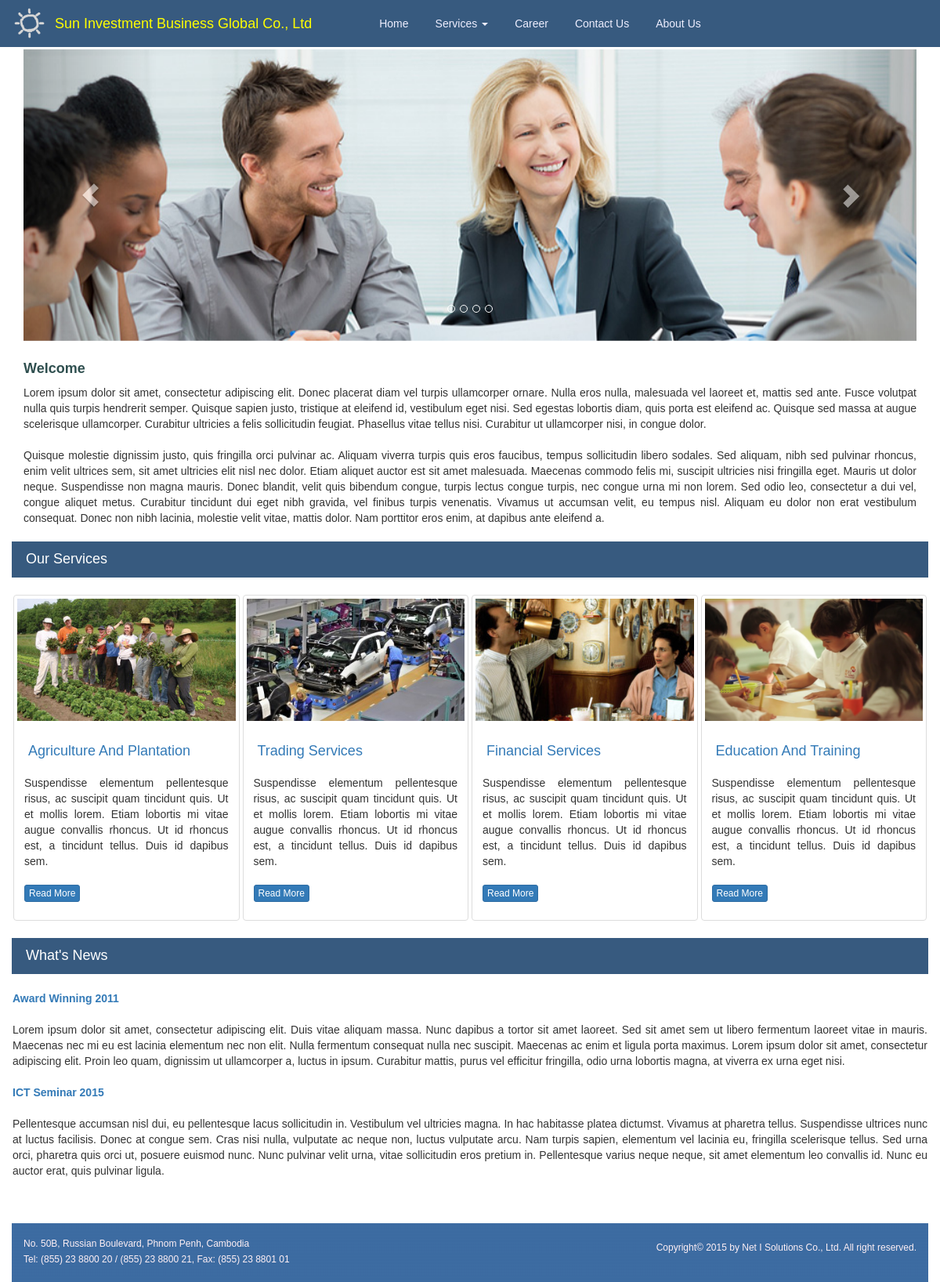
The page / on the database its author committed.
### tables this page shows
CREATE TABLE IF NOT EXISTS `slideshow` (
  `slideshowid` int(11) NOT NULL AUTO_INCREMENT,
  `slideshowname` varchar(255) DEFAULT NULL,
  `description` longtext,
  `partimg` varchar(255) DEFAULT NULL,
  `img` varchar(255) DEFAULT NULL,
  `orderno` tinyint(4) DEFAULT NULL,
  PRIMARY KEY (`slideshowid`)
);

CREATE TABLE IF NOT EXISTS `welcome` (
  `id` int(11) NOT NULL AUTO_INCREMENT,
  `description` longtext,
  `title` varchar(255) DEFAULT NULL,
  PRIMARY KEY (`id`)
);

CREATE TABLE IF NOT EXISTS `service` (
  `serviceid` int(11) NOT NULL AUTO_INCREMENT,
  `servicename` varchar(255) DEFAULT NULL,
  `description` longtext,
  `url` varchar(255) DEFAULT NULL,
  `partimg` varchar(255) DEFAULT NULL,
  `img` varchar(255) DEFAULT NULL,
  `orderno` tinyint(4) DEFAULT NULL,
  PRIMARY KEY (`serviceid`)
);

CREATE TABLE IF NOT EXISTS `news` (
  `newsid` int(11) NOT NULL AUTO_INCREMENT,
  `newsname` varchar(255) DEFAULT NULL,
  `description` longtext,
  `orderno` tinyint(4) DEFAULT NULL,
  PRIMARY KEY (`newsid`)
);

CREATE TABLE IF NOT EXISTS `footer` (
  `id` int(11) NOT NULL AUTO_INCREMENT,
  `address` text,
  `copyright` text,
  PRIMARY KEY (`id`)
);

### sunweb/controllers/Home.php (called while the page is built, shortened)
<?php
class Home extends CI_Controller {
    public function __construct() {
        $this->load->model('PartnerModel');
        $this->load->model('MenuModel');
        $this->load->model('SlideshowModel');
        $this->load->model('ServiceModel');
        $this->load->model('NewsModel');
    }
	function index()
	{
            $data['title'] = "Welcome to Sun Investment Business Global Co., Ltd";
            $data['partners'] = $this->PartnerModel->getPartners();
            $data['menus'] = $this->MenuModel->getMainMenu();
            $data['subs'] = $this->MenuModel->getSubMenu();
            $data['MyClass'] =  $this;
            $data['slides'] = $this->SlideshowModel->getSlide();
            $data['welcome'] = $this->SlideshowModel->getWelcome();
            $data['services'] = $this->ServiceModel->getService();
            $data['news'] = $this->NewsModel->getNews();
            $this->load->view("template/header",$data);
            $this->load->view("home/home",$data);
            $this->load->view("template/footer");
	}
}

### index.php (called while the page is built, shortened)
<?php
require_once BASEPATH.'core/CI.php';

### sunsys/database/DB_driver.php (called while the page is built, shortened)
<?php
abstract class CI_DB_driver {
	public $char_set		= 'utf8';
	public $pconnect		= FALSE;
	public $db_debug		= FALSE;
	public $save_queries		= TRUE;
	protected $_trans_depth		= 0;
	public function initialize()
	{
		$this->conn_id = $this->db_connect($this->pconnect);
		return $this->db_set_charset($this->char_set);
	}
	public function db_set_charset($charset)
	{
		return TRUE;
	}
	public function query($sql, $binds = FALSE, $return_object = NULL)
	{
		if (FALSE === ($this->result_id = $this->simple_query($sql)))
		{
			if ($this->save_queries === TRUE)
			{
				$this->query_times[] = 0;
			}
			if ($this->_trans_depth !== 0)
			{
				$this->_trans_status = FALSE;
			}
			$error = $this->error();
			log_message('error', 'Query error: '.$error['message'].' - Invalid query: '.$sql);
			if ($this->db_debug)
			{
				if ($this->_trans_depth !== 0)
				{
					do
					{
						$this->trans_complete();
					}
					while ($this->_trans_depth !== 0);
				}
				return $this->display_error(array('Error Number: '.$error['code'], $error['message'], $sql));
			}
			return FALSE;
		}
		$RES		= new $driver($this);
		return $RES;
	}
	public function simple_query($sql)
	{
		return $this->_execute($sql);
	}
}

### sunsys/database/drivers/mysqli/mysqli_driver.php (called while the page is built, shortened)
<?php
class CI_DB_mysqli_driver extends CI_DB {
	public $compress = FALSE;
	public function db_connect($persistent = FALSE)
	{
		if ($this->hostname[0] === '/')
		{
			$hostname = NULL;
			$port = NULL;
			$socket = $this->hostname;
		}
		else
		{
			$hostname = ($persistent === TRUE && is_php('5.3'))
				? 'p:'.$this->hostname : $this->hostname;
			$port = empty($this->port) ? NULL : $this->port;
			$socket = NULL;
		}
		$client_flags = ($this->compress === TRUE) ? MYSQLI_CLIENT_COMPRESS : 0;
		$mysqli = mysqli_init();
		$mysqli->options(MYSQLI_OPT_CONNECT_TIMEOUT, 10);
		if ($mysqli->real_connect($hostname, $this->username, $this->password, $this->database, $port, $socket, $client_flags))
		{
			return $mysqli;
		}
		return FALSE;
	}
	protected function _execute($sql)
	{
		return $this->conn_id->query($this->_prep_query($sql));
	}
	protected function _prep_query($sql)
	{
		return $sql;
	}
}

### sunsys/database/DB_query_builder.php (called while the page is built, shortened)
<?php
abstract class CI_DB_query_builder extends CI_DB_driver {
	protected $qb_select			= array();
	protected $qb_distinct			= FALSE;
	protected $qb_from			= array();
	protected $qb_orderby			= array();
	protected $qb_caching				= FALSE;
	public function from($from)
	{
		foreach ((array) $from as $val)
		{
			if (strpos($val, ',') !== FALSE)
			{
				foreach (explode(',', $val) as $v)
				{
					$v = trim($v);
					$this->_track_aliases($v);
					$this->qb_from[] = $v = $this->protect_identifiers($v, TRUE, NULL, FALSE);
					if ($this->qb_caching === TRUE)
					{
						$this->qb_cache_from[] = $v;
						$this->qb_cache_exists[] = 'from';
					}
				}
			}
			else
			{
				$val = trim($val);
				$this->qb_from[] = $val = $this->protect_identifiers($val, TRUE, NULL, FALSE);
			}
		}
		return $this;
	}
	public function order_by($orderby, $direction = '', $escape = NULL)
	{
		$direction = strtoupper(trim($direction));
		if ($direction === 'RANDOM')
		{
			$direction = '';
			$orderby = ctype_digit((string) $orderby)
				? sprintf($this->_random_keyword[1], $orderby)
				: $this->_random_keyword[0];
		}
		elseif (empty($orderby))
		{
			return $this;
		}
		elseif ($direction !== '')
		{
			$direction = in_array($direction, array('ASC', 'DESC'), TRUE) ? ' '.$direction : '';
		}
		is_bool($escape) OR $escape = $this->_protect_identifiers;
		if ($escape === FALSE)
		{
			$qb_orderby[] = array('field' => $orderby, 'direction' => $direction, 'escape' => FALSE);
		}
		else
		{
			$qb_orderby = array();
			foreach (explode(',', $orderby) as $field)
			{
				$qb_orderby[] = ($direction === '' && preg_match('/\s+(ASC|DESC)$/i', rtrim($field), $match, PREG_OFFSET_CAPTURE))
					? array('field' => ltrim(substr($field, 0, $match[0][1])), 'direction' => ' '.$match[1][0], 'escape' => TRUE)
					: array('field' => trim($field), 'direction' => $direction, 'escape' => TRUE);
			}
		}
		$this->qb_orderby = array_merge($this->qb_orderby, $qb_orderby);
		return $this;
	}
	public function get($table = '', $limit = NULL, $offset = NULL)
	{
		$result = $this->query($this->_compile_select());
		return $result;
	}
	protected function _compile_select($select_override = FALSE)
	{
		if ($select_override !== FALSE)
		{
			$sql = $select_override;
		}
		else
		{
			$sql = ( ! $this->qb_distinct) ? 'SELECT ' : 'SELECT DISTINCT ';
			if (count($this->qb_select) === 0)
			{
				$sql .= '*';
			}
		}
		if (count($this->qb_from) > 0)
		{
			$sql .= "\nFROM ".$this->_from_tables();
		}
		$sql .= $this->_compile_wh('qb_where')
			.$this->_compile_group_by()
			.$this->_compile_wh('qb_having')
			.$this->_compile_order_by();
		return $sql;
	}
	protected function _compile_wh($qb_key)
	{
		if (count($this->$qb_key) > 0)
		{
			return ($qb_key === 'qb_having' ? "\nHAVING " : "\nWHERE ")
				.implode("\n", $this->$qb_key);
		}
		return '';
	}
	protected function _compile_group_by()
	{
		return '';
	}
	protected function _compile_order_by()
	{
		if (is_array($this->qb_orderby) && count($this->qb_orderby) > 0)
		{
			for ($i = 0, $c = count($this->qb_orderby); $i < $c; $i++)
			{
				if ($this->qb_orderby[$i]['escape'] !== FALSE && ! $this->_is_literal($this->qb_orderby[$i]['field']))
				{
					$this->qb_orderby[$i]['field'] = $this->protect_identifiers($this->qb_orderby[$i]['field']);
				}
				$this->qb_orderby[$i] = $this->qb_orderby[$i]['field'].$this->qb_orderby[$i]['direction'];
			}
			return $this->qb_orderby = "\nORDER BY ".implode(', ', $this->qb_orderby);
		}
		elseif (is_string($this->qb_orderby))
		{
			return $this->qb_orderby;
		}
		return '';
	}
	protected function _is_literal($str)
	{
		$str = trim($str);
		static $_str;
		if (empty($_str))
		{
			$_str = ($this->_escape_char !== '"')
				? array('"', "'") : array("'");
		}
		return in_array($str[0], $_str, TRUE);
	}
}

### sunweb/models/SlideshowModel.php (called while the page is built, shortened)
<?php
class SlideshowModel extends CI_Model{
    public function getSlide()
    {
        $this->db->order_by('orderno','asc');
        $query = $this->db->get('slideshow');
        return $query->result();
    }
    public function getWelcome(){
        return $this->db->get('welcome')->result();
    }
}

### sunsys/core/Controller.php (called while the page is built, shortened)
<?php
class CI_Controller {
	private static $instance;
	public function __construct()
	{
		self::$instance =& $this;
	}
	public static function &get_instance()
	{
		return self::$instance;
	}
}

### sunsys/core/Config.php (called while the page is built, shortened)
<?php
class CI_Config {
	public $config = array();
	public function __construct()
	{
		$this->config =& get_config();
	}
	public function item($item, $index = '')
	{
		if ($index == '')
		{
			return isset($this->config[$item]) ? $this->config[$item] : NULL;
		}
		return isset($this->config[$index], $this->config[$index][$item]) ? $this->config[$index][$item] : NULL;
	}
	public function slash_item($item)
	{
		return rtrim($this->config[$item], '/').'/';
	}
	public function base_url($uri = '', $protocol = NULL)
	{
		$base_url = $this->slash_item('base_url');
		return $base_url.ltrim($this->_uri_string($uri), '/');
	}
	protected function _uri_string($uri)
	{
		if ($this->item('enable_query_strings') === FALSE)
		{
			return trim($uri, '/');
		}
		elseif (is_array($uri))
		{
			return http_build_query($uri);
		}
		return $uri;
	}
}

### sunsys/helpers/url_helper.php (called while the page is built, shortened)
<?php
if ( ! function_exists('base_url'))
{
	function base_url($uri = '', $protocol = NULL)
	{
		return get_instance()->config->base_url($uri, $protocol);
	}
}

### sunweb/models/ServiceModel.php (called while the page is built, shortened)
<?php
class ServiceModel extends CI_Model{
    public function getService(){
        $this->db->order_by('orderno','asc');
        return $this->db->get('service')->result();
    }
}

### sunweb/models/NewsModel.php (called while the page is built, shortened)
<?php
class NewsModel extends CI_Model{
    public function getNews(){
        $this->db->order_by('orderno','asc');
        return $this->db->get('news')->result();
    }
}

### sunweb/ui/home/home.php (the view, shortened to what this page needs)
<div id="carousel-example-generic" class="carousel slide" data-ride="carousel">
  <?php $j=0;?>
  <ol class="carousel-indicators">
     <?php foreach($slides as $sl){ ?>
     <li data-target="#carousel-example-generic" data-slide-to="<?php echo $j; $j++; ?>"></li>
     <?php } ?>
  </ol>
  <?php $i=0; ?>
  <div class="carousel-inner" role="listbox">
    <?php foreach($slides as $slide){ ?>
    <?php if($i==0){ ?>
    <div class="item active">
        <div class="carousel-caption">
      </div>
        <img src="<?php echo base_url('assets/images/slideshow/'.$slide->img); $i++;?>" alt="" width="1200">
    </div>
    <?php } else{ ?>
        <img src="<?php echo base_url('assets/images/slideshow/'.$slide->img); $i++;?>" alt="" width="1200">
    <?php } ?>
    <?php } ?>
  </div>
  <a class="left carousel-control" href="#carousel-example-generic" role="button" data-slide="prev">
    <span class="glyphicon glyphicon-chevron-left" aria-hidden="true"></span>
  </a>
  <a class="right carousel-control" href="#carousel-example-generic" role="button" data-slide="next">
    <span class="glyphicon glyphicon-chevron-right" aria-hidden="true"></span>
  </a>
</div>
<div class="row">
	<div class="col-sm-12">
		<?php foreach($welcome as $w){ ?>
		<?php echo $w->description; ?>
		<?php } ?>
	</div>
</div>
<div class="row" style="background: url(<?php echo base_url('assets/images/bg.png'); ?>) repeat;">
    <div class="col-sm-12">
        <h4 class="text-white" style="padding: 3px;">Our Services</h4>
    </div>
</div>
<br/>
<div class="row rowx" >
    <?php foreach($services as $s){ ?>
    <div class="col-sm-6 col-md-3" style="padding:2px;">
    <div class="thumbnail">
      <img src="<?php echo base_url('assets/images/service/'.$s->img); ?>" alt="IT Solutions">
      <div class="caption">
          <h4 class="text-primary"><?php echo $s->servicename; ?></h4>
            <?php echo $s->description; ?>
        <p><a href="<?php echo $s->url; ?>" class="btn btn-primary btn-xs" role="button">Read More</a></p>
      </div>
    </div>
  </div>
  <?php } ?>
</div>
<div class="row" style="background: url(<?php echo base_url('assets/images/bg.png'); ?>) repeat;">
    <div class="col-sm-12">
        <h4 class="text-white" style="padding: 3px;">What's News</h4>
    </div>
</div>
<br/>
<div class="row">
    <div class="col-sm-12 news">
        <?php foreach($news as $n){ ?>
        <p class="text-primary"><strong><?php echo $n->newsname; ?></strong></p>
        <p class="text-justify">
           <?php echo $n->description; ?>
        </p>
        <?php } ?>
    </div>
</div>

### sunweb/ui/template/footer.php
<?php
 $con = mysqli_connect($this->db->hostname,$this->db->username,$this->db->password,$this->db->database);
 $sql ="select * from footer";
 $result = mysqli_query($con, $sql);
 $address = "";
 $copyright = "";
 while($row=  mysqli_fetch_array($result)){
     $address = $row[1];
     $copyright=$row[2];
 }
?>
</div>
<div class="container">
    <div class="row footer">
        <div class="col-sm-12 col-xs-12 col-md-6" style="padding-top: 15px">
				<?php echo $address; ?>
        </div>
        <div class="col-sm-12 col-xs-12 col-md-6">
              <?php echo $copyright; ?>
        </div>
    </div>
</div>
</body>
</html>

### assets/css/custom.css (style rules this page uses)
.footer { background: url(footer-bg.png) repeat; }
h4 { padding : 10px 5px; }
.text-white { color: #FFF; }
.news { padding: 1px; }

### assets/flexi/css/style.css (style rules this page uses)
body { background:#fff; font-family:Arial, sans-serif; }
p { margin-bottom:20px; }

### rows shown on the page
slideshow: img (picture)
welcome: description "Welcome Lorem ipsum dolor sit amet, consectetur adipiscing elit. Donec placerat diam vel turpis ullamcorper ornare. Nulla eros nulla, malesuada vel laoreet et, mattis sed ante. Fusce volutpat nulla quis turpis hendrerit semper. Quisque sapien justo, tristique at eleifend id, vestibulum eget nisi. Sed egestas lobortis diam, quis porta est eleifend ac. Quisque sed massa at augue scelerisque ullamcorper. Curabitur ultricies a felis sollicitudin feugiat. Phasellus vitae tellus nisi. Curabitur ut ullamcorper nisi, in congue dolor. Quisque molestie dignissim justo, quis fringilla orci pulvinar ac. Aliquam viverra turpis quis eros faucibus, tempus sollicitudin libero sodales. Sed aliquam, nibh sed…"
service: img (picture), servicename "Agriculture And Plantation", description "Suspendisse elementum pellentesque risus, ac suscipit quam tincidunt quis. Ut et mollis lorem. Etiam lobortis mi vitae augue convallis rhoncus. Ut id rhoncus est, a tincidunt tellus. Duis id dapibus sem."
service: img (picture), servicename "Trading Services", description "Suspendisse elementum pellentesque risus, ac suscipit quam tincidunt quis. Ut et mollis lorem. Etiam lobortis mi vitae augue convallis rhoncus. Ut id rhoncus est, a tincidunt tellus. Duis id dapibus sem."
service: img (picture), servicename "Financial Services", description "Suspendisse elementum pellentesque risus, ac suscipit quam tincidunt quis. Ut et mollis lorem. Etiam lobortis mi vitae augue convallis rhoncus. Ut id rhoncus est, a tincidunt tellus. Duis id dapibus sem."
service: img (picture), servicename "Education And Training", description "Suspendisse elementum pellentesque risus, ac suscipit quam tincidunt quis. Ut et mollis lorem. Etiam lobortis mi vitae augue convallis rhoncus. Ut id rhoncus est, a tincidunt tellus. Duis id dapibus sem."
news: newsname "Award Winning 2011", description "Lorem ipsum dolor sit amet, consectetur adipiscing elit. Duis vitae aliquam massa. Nunc dapibus a tortor sit amet laoreet. Sed sit amet sem ut libero fermentum laoreet vitae in mauris. Maecenas nec mi eu est lacinia elementum nec non elit. Nulla fermentum consequat nulla nec suscipit. Maecenas ac enim et ligula porta maximus. Lorem ipsum dolor sit amet, consectetur adipiscing elit. Proin leo quam, dignissim ut ullamcorper a, luctus in ipsum. Curabitur mattis, purus vel efficitur fringilla, odio urna lobortis magna, at viverra ex urna eget nisi."
news: newsname "ICT Seminar 2015", description "Pellentesque accumsan nisl dui, eu pellentesque lacus sollicitudin in. Vestibulum vel ultricies magna. In hac habitasse platea dictumst. Vivamus at pharetra tellus. Suspendisse ultrices nunc at luctus facilisis. Donec at congue sem. Cras nisi nulla, vulputate ac neque non, luctus vulputate arcu. Nam turpis sapien, elementum vel lacinia eu, fringilla scelerisque tellus. Sed urna orci, pharetra quis orci ut, posuere euismod nunc. Nunc pulvinar velit urna, vitae sollicitudin eros pretium in. Pellentesque varius neque neque, sit amet elementum leo convallis id. Nunc eu auctor erat, quis pulvinar ligula."
footer: address "No. 50B, Russian Boulevard, Phnom Penh, Cambodia Tel: (855) 23 8800 20 / (855) 23 8800 21, Fax: (855) 23 8801 01", copyright "Copyright© 2015 by Net I Solutions Co., Ltd. All right reserved."
